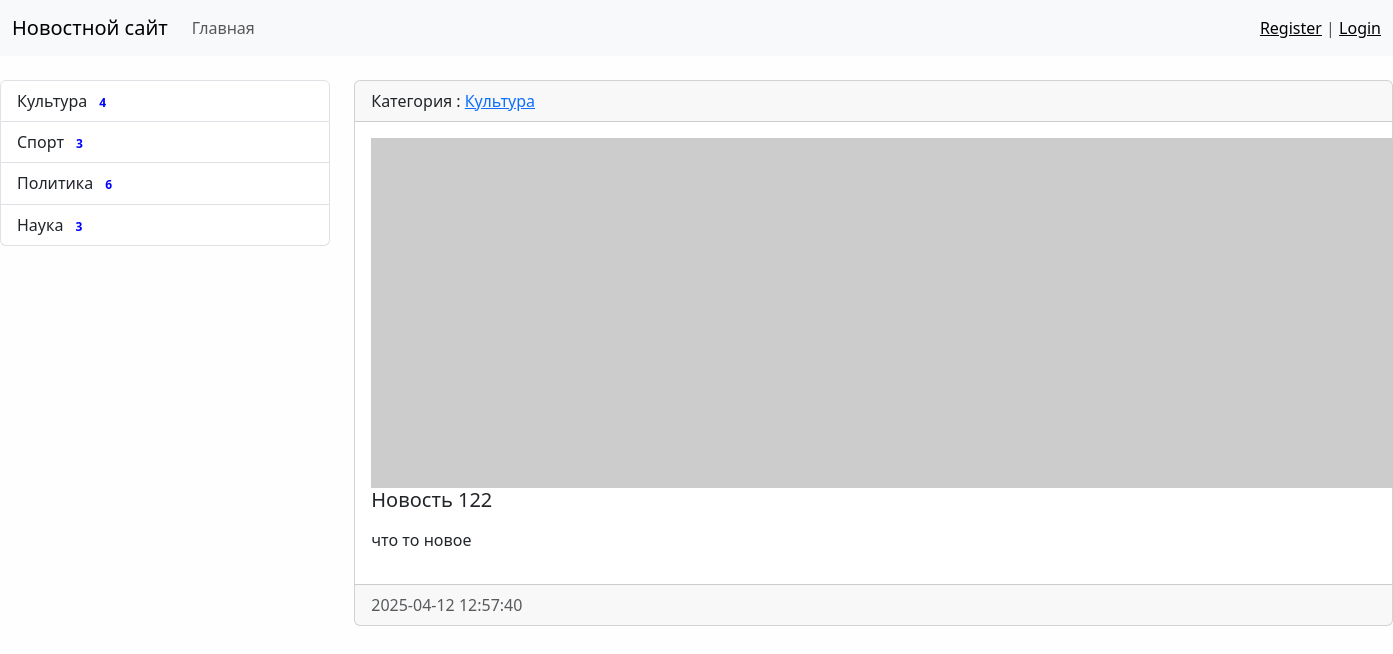
/news/16/, run on the app's committed database.
### news/models.py (models this page shows, shortened)
class Category(models.Model):
    title = models.CharField(max_length=150, db_index=True, verbose_name='Наименование Категории')
    class Meta:
        verbose_name = "Категория"
        verbose_name_plural  = "Категории"
        ordering  = ['title']
    def get_absolute_url(self):
        return reverse('category', kwargs={'category_id': self.pk})
    def __str__(self):
        return self.title

class News(models.Model):
    title = models.CharField(max_length=150, verbose_name='Наименование')
    content = models.TextField(blank=True, verbose_name='Контент')
    created_at = models.DateTimeField(auto_now_add=True, verbose_name='Дата Публикации')
    updated_at = models.DateTimeField(auto_now=True , verbose_name='Обновлено')
    photo = models.ImageField(upload_to='photos/%Y/%m/%d', blank=True, verbose_name='Фото')
    is_published = models.BooleanField(default=True, verbose_name='Опубликовано')
    category = models.ForeignKey('Category', verbose_name='Категория',on_delete=models.PROTECT, )
    views = models.IntegerField(default=0)
    class Meta:
        verbose_name = "Новость"
        verbose_name_plural  = "Новости"
        ordering  = ['-created_at']

### news/views.py (the view)
# urls.py: path('news/<int:pk>/', ViewNews.as_view(), name='view_news'),
class ViewNews (DetailView):
   model = News
   context_object_name = 'news_item'

### news/templatetags/news_tags.py (called while the page is built)
@register.inclusion_tag('news/list_categories.html')
def show_categories(arg1="hello", arg2="world"):
    categories = Category.objects.annotate(cnt=Count('news',filter=F('news__is_published'))).filter(cnt__gt=0)
    return {"categories" : categories, "arg1":arg1, "arg2":arg2}

### news/templates/news/news_detail.html (shortened to what this page needs)
{% extends 'base.html' %}
{% block sidebar %}
{%include 'inc/_sidebar.html'%}
{% endblock %}
{% block content %}
            <div class="card mb-3">
                <div class="card-header">
                    Категория : <a href="{{ news_item.category.get_absolute_url }}"> {{ news_item.category }}</a>
                </div>
                <div class="card-body">
                        {% if item.photo %}
                        <img src="{{ news_item.photo.url }}" alt="" width="350" class="float-left mr-3">
                        {% else %}
                        <img src="https://picsum.photos/id/1060/350/235/?blur=2" alt="sorry no photo" class="float-left mr-3">
                        {% endif %}
                            <h5 class="card-title">{{ news_item.title }}</h5>
                            <p class="card-text">{{ news_item.content|safe|linebreaks }}</p>
                </div>
                <div class="card-footer text-muted">
                    {{news_item.created_at|date:"Y-m-d H:i:s" }}
                </div>
            </div>
{% endblock %}

### news/templates/news/list_categories.html
    <div class="list-group">
                {% for item in categories %}
                <a href="{{ item.get_absolute_url }}" class="list-group-item list-group-item-action" >
                   {{item.title}}
                <span class="badge badge-light" style="color:blue">{{item.cnt}}</span>
                </a>
                {%endfor%}
            </div>

### base/static/css/style.css (style rules this page uses)
body { background-color: #fefefe; }

### data on the page
Category: title "Культура", cnt "4"
Category: title "Спорт", cnt "3"
Category: title "Политика", cnt "6"
Category: title "Наука", cnt "3"
News: category "Культура", title "Новость 122", content "что то новое", created_at "2025-04-12 12:57:40"
